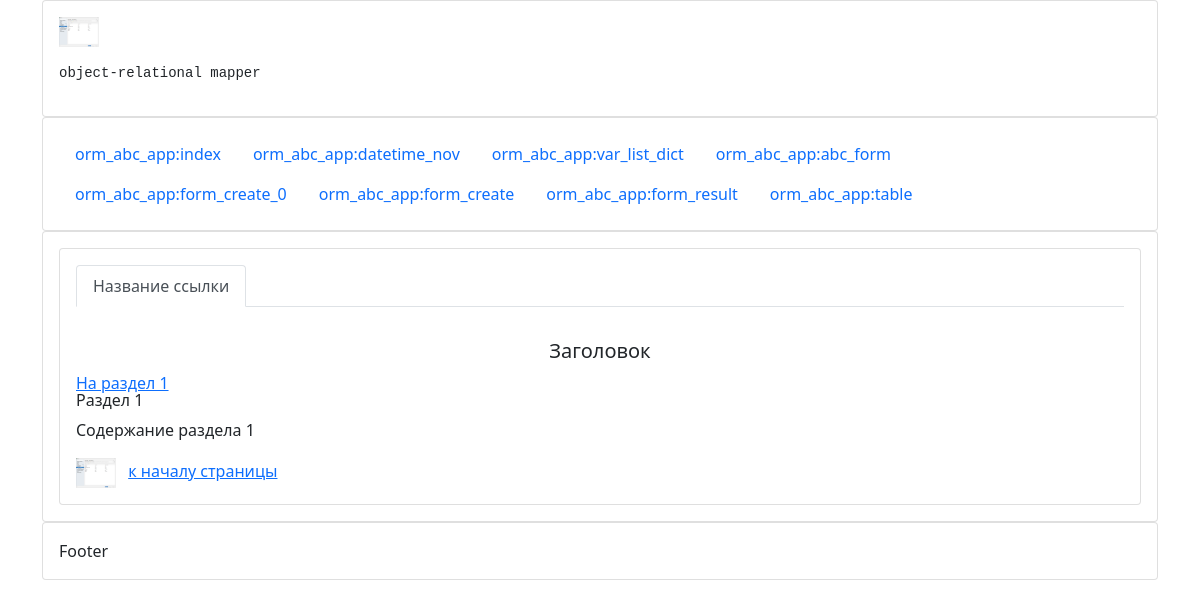
Page /page/1 on the committed database.
### site_app/models.py (models this page shows, shortened)
class Item(models.Model):
    item_title = models.CharField(verbose_name = 'Заголовок (title)', max_length=255, default="Заголовок" )
    item_nav = models.CharField(verbose_name = 'Название ссылки', max_length=255, default="Название ссылки")
    item_nav_position = models.IntegerField(verbose_name = 'Приоритет ссылки в навигации (0 - исключить)', default=1, help_text="большее - число правее, 0 - исключить из навигации")
    item_content = models.TextField(verbose_name = 'Основное содержание страницы',
    default = '<a id="top_of _page" href="#h1" class="card-link">На раздел 1</a>   <h6 class="card-subtitle mb-2 text-body-secondary ">   <a id="h1">Раздел 1</a></h6>   <p class="card-text">Содержание раздела 1</p>   <img src="/static/images/settings_django.png"  height="30px">    <a href="#top_of _page" class="card-link">к началу страницы</a>')
    item_current_date = models.DateTimeField(verbose_name = "Дата Записи", auto_now=True)
    class Meta:
        verbose_name = 'Содержание текущей страницы'
        verbose_name_plural = 'Содержание всех страниц'
        ordering = ('-item_nav_position',)

### site_app/views.py (the view)
# urls.py: path('page/<int:pk>', views.page, name='page'),
def page(request, pk):
    nav_objects = Item.objects.values('id','item_nav', 'item_nav_position').filter(item_nav_position__gt=0).order_by('-item_nav_position')
    print("nav_objects: ", nav_objects)
    content_object = Item.objects.values().get(id=pk)
    print("content_object:\n", content_object)
    context = {'pk': pk, 'nav_objects': nav_objects, 'content_object': content_object}
    return render(request, 'page.html', context)

### site_app/templates/page.html (shortened to what this page needs)
{% extends 'layout.html' %}
{% block content %}
    <div class="card">
        <div class="card-body">
            <ul class="nav nav-tabs">
                {% for object in nav_objects %}
                    <li class="nav-item">
                        <a class="{% if pk == object.id %}nav-link active{% else %}nav-link{% endif %}"
                           href="{% url 'site_app:page' pk=object.id %}">{{ object.item_nav }}</a>
                    </li>
                {% endfor %}
            </ul>
        </div>
        <div class="card-body">
            <h5 class='card-title text-center'> {% autoescape off %}{{ content_object.item_title }}{% endautoescape %}</h5>
            {% autoescape off %}{{ content_object.item_content }}{% endautoescape %}
        </div>
    </div>
{% endblock %}

### rows in the picture
Item: item_nav "Название ссылки", item_title "Заголовок", item_content "На раздел 1 Раздел 1 Содержание раздела 1 к началу страницы", item_content (picture)
